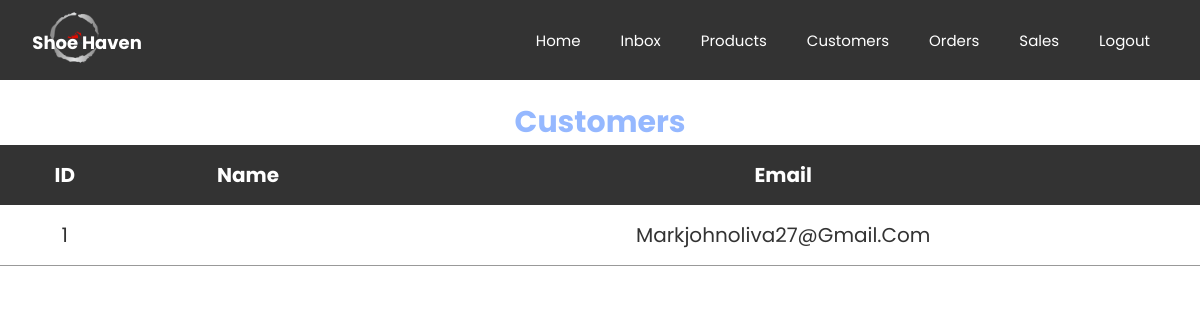
The page /PROJECT101/viewCustomer.php on the database as committed earlier.
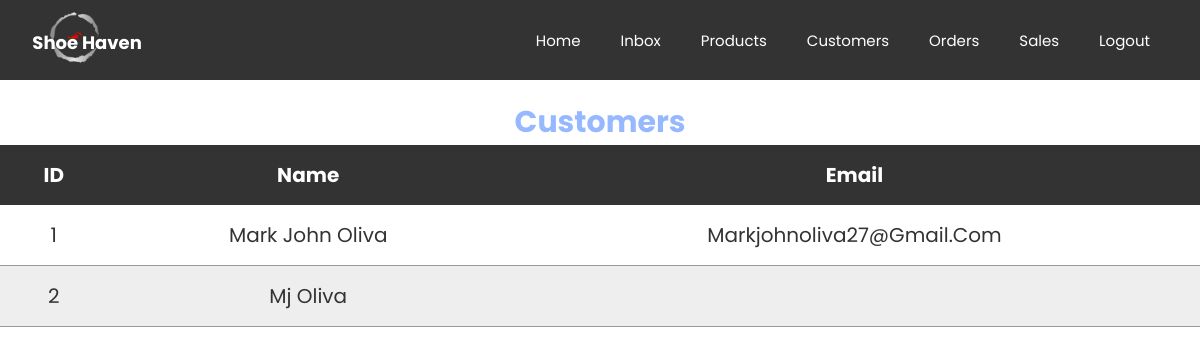
The same page on the database as committed later.
### tables this page shows
CREATE TABLE `users` (
  `user_id` int(255) NOT NULL,
  `fullname` varchar(250) NOT NULL,
  `age` int(100) NOT NULL,
  `gender` varchar(100) NOT NULL,
  `email` varchar(250) NOT NULL,
  `username` varchar(250) NOT NULL,
  `password` varchar(100) NOT NULL,
  `profile_image` varchar(100) NOT NULL,
  `date` timestamp NOT NULL DEFAULT current_timestamp() ON UPDATE current_timestamp(),
  `user_type` char(1) NOT NULL DEFAULT 'u' COMMENT 'u - user\r\na - admin',
  `status` varchar(100) NOT NULL DEFAULT 'active'
);

### PROJECT101/viewCustomer.php (the view, shortened to what this page needs)
<?php
@include 'connection.php';
?>
<!DOCTYPE html>
<html lang="en">
<head>
   <link rel="stylesheet" href="https://cdnjs.cloudflare.com/ajax/libs/font-awesome/6.0.0/css/all.min.css">
   <link rel="stylesheet" href="css/adminCSS.css">
</head>
<body>
<?php require_once('include/nava.php'); ?>
<div >
<p class="client">Customers</p>
  <table class="table ">
    <thead>
      <tr>
        <th class="text-center">ID</th>
        <th class="text-center">Name </th>
        <th class="text-center">Email</th>
      </tr>
    </thead>
    <?php
      $sql="SELECT * from users where user_type = 'u'";
      $result=$con-> query($sql);
      $count=1;
      if ($result-> num_rows > 0){
        while ($row=$result-> fetch_assoc()) {
    ?>
    <tr>
      <td class="text-center"><?=$count?></td>
      <td class="text-center"><?=$row["fullname"]?> </td>
      <td class="text-center"><?=$row["email"]?></td>
    </tr>
    <?php
            $count=$count+1;
        }
    }
    ?>
  </table>

Rows that differ between the two databases and show on the page:
removed users: email "Markjohnoliva27@gmail.com"
added users: fullname "Mark John Oliva", email "Markjohnoliva27@gmail.com"
added users: fullname "Mj Oliva"
